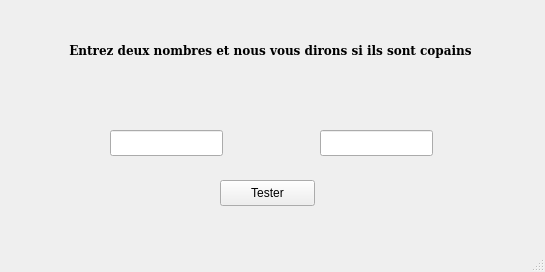
<?xml version="1.0" encoding="UTF-8"?>
<ui version="4.0">
 <class>MainWindow</class>
 <widget class="QMainWindow" name="MainWindow">
  <property name="geometry">
   <rect>
    <x>0</x>
    <y>0</y>
    <width>545</width>
    <height>272</height>
   </rect>
  </property>
  <property name="minimumSize">
   <size>
    <width>545</width>
    <height>272</height>
   </size>
  </property>
  <property name="maximumSize">
   <size>
    <width>545</width>
    <height>272</height>
   </size>
  </property>
  <property name="windowTitle">
   <string>Copains</string>
  </property>
  <widget class="QWidget" name="centralwidget">
   <widget class="QLabel" name="label">
    <property name="geometry">
     <rect>
      <x>0</x>
      <y>40</y>
      <width>541</width>
      <height>20</height>
     </rect>
    </property>
    <property name="font">
     <font>
      <family>DejaVu Serif</family>
      <weight>75</weight>
      <bold>true</bold>
     </font>
    </property>
    <property name="text">
     <string>Entrez deux nombres et nous vous dirons si ils sont copains</string>
    </property>
    <property name="alignment">
     <set>Qt::AlignCenter</set>
    </property>
   </widget>
   <widget class="QLineEdit" name="firstUserInput">
    <property name="geometry">
     <rect>
      <x>110</x>
      <y>130</y>
      <width>113</width>
      <height>26</height>
     </rect>
    </property>
   </widget>
   <widget class="QPushButton" name="testButton">
    <property name="geometry">
     <rect>
      <x>220</x>
      <y>180</y>
      <width>95</width>
      <height>26</height>
     </rect>
    </property>
    <property name="text">
     <string>Tester</string>
    </property>
   </widget>
   <widget class="QLabel" name="instructionLabel">
    <property name="geometry">
     <rect>
      <x>0</x>
      <y>90</y>
      <width>541</width>
      <height>20</height>
     </rect>
    </property>
    <property name="font">
     <font>
      <family>DejaVu Serif</family>
      <weight>75</weight>
      <italic>false</italic>
      <bold>true</bold>
      <underline>false</underline>
     </font>
    </property>
    <property name="text">
     <string/>
    </property>
    <property name="alignment">
     <set>Qt::AlignCenter</set>
    </property>
   </widget>
   <widget class="QLineEdit" name="scdUserInput">
    <property name="geometry">
     <rect>
      <x>320</x>
      <y>130</y>
      <width>113</width>
      <height>26</height>
     </rect>
    </property>
   </widget>
  </widget>
  <widget class="QStatusBar" name="statusbar"/>
 </widget>
 <resources/>
 <connections/>
</ui>
